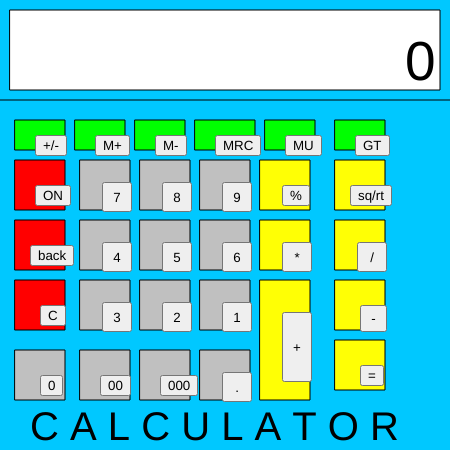
Frame 1 (no input)
Frame 60 (no input): identical to frame 1, image omitted
Frame 120 (the mouse pressed at the canvas centre since frame 60): identical to frame 1, image omitted

The p5.js sketch that drew this single still picture (run headless with seeded random() and noise() and a simulated clock; from frame 60 on, the mouse is pressed at the canvas centre):

// p5.js sketch
// ── sketch.js
function setup() {
  createCanvas(450, 450);
  num1 = createButton('1');
  num2 = createButton('2');
  num3 = createButton('3');   
  num4 = createButton('4');
  num5 = createButton('5');
  num6 = createButton('6');
  num7 = createButton('7');
  num8 = createButton('8');
  num9 = createButton('9');
  num0 = createButton('0');

  add = createButton('+');
  sub = createButton('-'); 
  multi = createButton('*');
  div = createButton('/');
  
  on = createButton('ON');

  m1 = createButton('M+');
  m2 = createButton('M-');
  mrc= createButton('MRC');
  mu= createButton('MU');

  pn = createButton('+/-');
  gt = createButton('GT');

  percent=  createButton('%');
  equal = createButton('=');

  dot = createButton('.');
  bs  =createButton('back');
  n00 = createButton('00');
  n000 = createButton('000');
  
  c = createButton('C');

  sqr = createButton('sq/rt');
  }

function draw() {
  background(0,200,255);
  push();
  fill(0,255,0);
  rect(15,120,50,30);
  pn.position(35,135);
  rect(75,120,50,30);
  m1.position(95,135);
  rect(135,120,50,30);
  m2.position(155,135);
  rect(195,120,60,30);
  mrc.position(215,135);
  rect(265,120,50,30);
  mu.position(285,135);
  rect(335,120,50,30);
  gt.position(355,135);
  pop();
  num1.shapeColor = "red";
  push();
  fill("silver")
  rect(80,160,50,50);
  num7.position(102,182);
  num7.size(30,30);
  rect(140,160,50,50);
  num8.position(162,182);
  num8.size(30,30);
  rect(200,160,50,50);
  num9.position(222,182);
  num9.size(30,30);

  rect(80,220,50,50);
  num4.position(102,242);
  num4.size(30,30);
  rect(140,220,50,50);
  num5.position(162,242);
  num5.size(30,30);
  rect(200,220,50,50);
  num6.position(222,242);
  num6.size(30,30);
  rect(80,280,50,50);
  num3.position(102,302);
  num3.size(30,30);
  rect(140,280,50,50);
  num2.position(162,302);
  num2.size(30,30);

  rect(200,280,50,50);
  num1.position(222,302);
   num1.size(30,30);

  rect(15,350,50,50);
  num0.position(40,375);
  rect(80,350,50,50);
  n00.position(100,375);
  rect(140,350,50,50);
  n000.position(160,375);
  rect(200,350,50,50);
  dot.position(222,372);
  dot.size(30,30);
 
   pop();

   fill(255);
   rect(10,10,430,80);
  
   fill(255,0,0);
  rect(15,160,50,50);
  on.position(35,185);
  rect(15,220,50,50);
  bs.position(30,245);
  rect(15,280,50,50);
  c.position(40,305);

  fill(255,255,5);
  rect(260,160,50,50);
  percent.position(282,185);
  rect(260,220,50,50);
  multi.position(282,242);
  multi.size(30,30);
  rect(260,280,50,120);
  add.position(282,312);
  add.size(30,70);
  rect(335,160,50,50);
  sqr.position(350,185);
  rect(335,220,50,50);
  div.position(357,242);
  div.size(30,30);
  rect(335,280,50,50);
  sub.position(360,305);
  sub.size(27,27);
  rect(335,340,50,50);
  equal.position(360,365);
 line(0,100,450,100);
 fill(0);
 textSize(55);
 text("0",405,80);
 textSize(40);
 text("C A L C U L A T O R",30,440);
}
